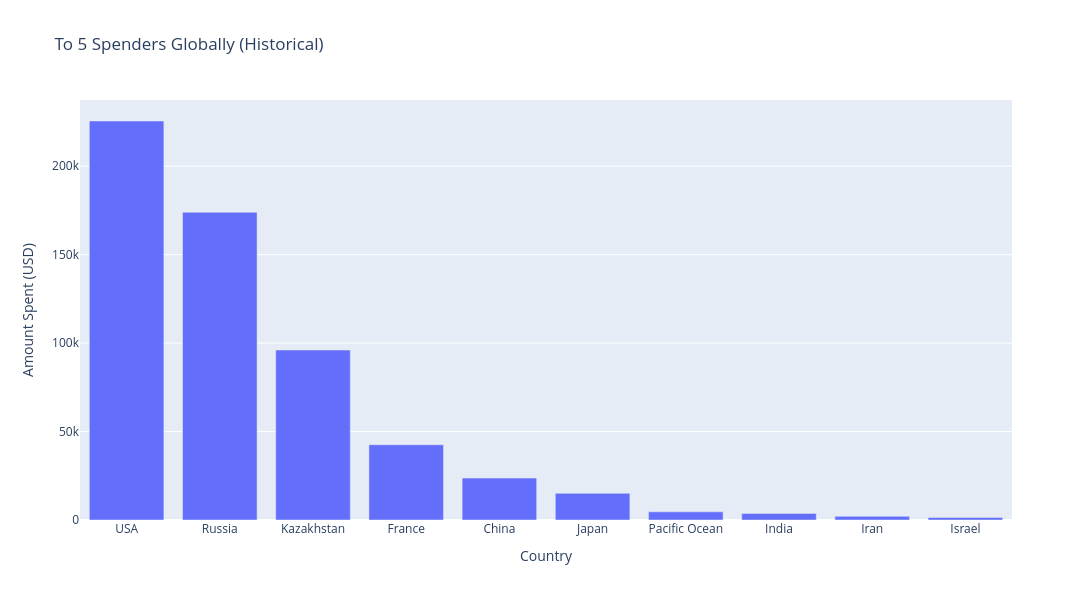

Write notebook code for a chart like this one.
### Code cell
# Extract the top 10 spenders
top5_spenders = country_spending.head(10).copy()

# plot in a bar chart

fig = px.bar(top5_spenders,'Country', 'Price', title='To 5 Spenders Globally (Historical)')
fig.update_layout(width = 1400, 
                  height = 600,
                 xaxis_title="Country",
                 yaxis_title="Amount Spent (USD)")
fig.show()

### Figure 1 — Plotly figure (JSON) as saved in the notebook; plotly's stock layout.template omitted (floating-point values rounded to 4 significant figures)
{"data": [{"hovertemplate": "Country=%{x}<br>Price=%{y}<extra></extra>", "legendgroup": "", "marker": {"color": "#636efa", "pattern": {"shape": ""}}, "name": "", "orientation": "v", "showlegend": false, "textposition": "auto", "type": "bar", "x": ["USA", "Russia", "Kazakhstan", "France", "China", "Japan", "Pacific Ocean", "India", "Iran", "Israel"], "xaxis": "x", "y": [225600.0, 174000.0, 96100.0, 42540.0, 23700.0, 15080.0, 4619.0, 3718.0, 2053.0, 1411.0], "yaxis": "y"}], "layout": {"barmode": "relative", "height": 600, "legend": {"tracegroupgap": 0}, "title": {"text": "To 5 Spenders Globally (Historical)"}, "width": 1400, "xaxis": {"anchor": "y", "domain": [0, 1], "title": {"text": "Country"}}, "yaxis": {"anchor": "x", "domain": [0, 1], "title": {"text": "Amount Spent (USD)"}}}}
